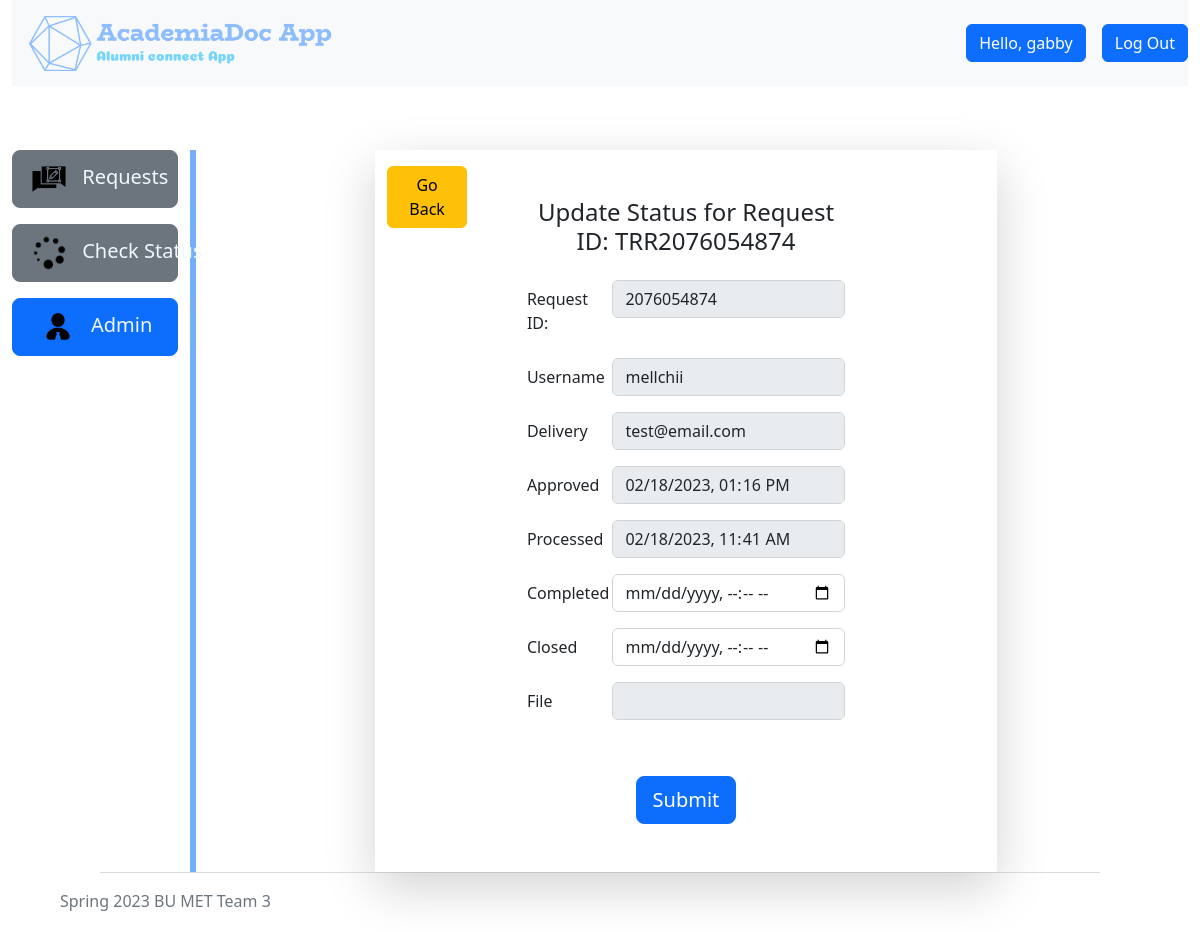
/update/4/ (signed in), run on the app's committed database.
### academiadocapp/models.py (models this page shows, shortened)
class User(AbstractUser):
    CATEGORY = [
        ('Alumni', 'Alumni'),
        ('Faculty', 'Faculty'),
    ]
    role = models.CharField(max_length=7, choices=CATEGORY, default='Alumni')
    student_id = models.IntegerField(default=0,blank=True)
    grad_year = models.IntegerField(default=1900,blank=True)
    def __str__(self):
        return self.username

class Requests(models.Model):
    def create_new_ref_no():
        not_unique = True
        while not_unique:
            unique_ref = random.randint(1000000000, 9999999999)
            if not Requests.objects.filter(reference=unique_ref):
                not_unique = False
        return str(unique_ref)
    STATUS = [
        ('SU', 'Submitted'),
        ('AP', 'Approved'),
        ('PR', 'Processed'),
        ('CO', 'Completed'),
        ('CL', 'Closed'),
    ]
    PURPOSE = [
        ('PE', 'Personal'),
        ('OF', 'Official'),
    ]
    creator = models.ForeignKey(settings.AUTH_USER_MODEL, on_delete=models.CASCADE)
    reference = models.CharField(max_length=10, blank=True, unique=True, default=create_new_ref_no)
    delivery_email = models.EmailField(max_length=254)
    purpose = models.CharField(max_length=2, choices=PURPOSE, default='OF',)
    agreement = models.BooleanField()
    status = models.CharField(max_length=2, choices=STATUS, default='SU', )
    date = models.DateTimeField(auto_now_add=True)
    approve_date = models.DateTimeField(blank=True, null=True)
    process_date = models.DateTimeField(blank=True, null=True)
    complete_date = models.DateTimeField(blank=True, null=True)
    close_date = models.DateTimeField(blank=True, null=True)
    pdf_file = models.FileField(upload_to='pdfs/', blank=True, null=True)
    class Meta:
        ordering = ['-date']

### academiadocapp/views.py (the view, shortened to what this page needs)
# urls.py: path('update/<request_id>/', views.update_status, name='update-status'),
@user_passes_test(lambda user: user.is_staff)
@login_required
def update_status(request, request_id):
    transcript_request = Requests.objects.get(pk=request_id)
    if transcript_request.pdf_file:
        file_name = transcript_request.pdf_file.name.split('/')[-1]
    else:
        file_name = ''
    context = {
        'request' : transcript_request,
        'file_name': file_name,
    }
    return render(request, "academiadocapp/update.html", context)

### academiadocapp/templates/academiadocapp/update.html (shortened to what this page needs)
{% extends "base.html" %} {% load static %} {% block content %}
<div class="row" style="margin-top: 4rem">
  <div class="col-2" style="border-right: 6px solid rgb(115, 176, 247)">
    <div class="d-flex flex-column">
      <div>
        <button
          class="btn btn-secondary btn-lg"
          style="width: -webkit-fill-available"
        >
          <div class="d-none d-lg-block">
            <a
              class="text-decoration-none hidden-sm"
              href="{% url 'transcript' %}"
              style="color: aliceblue; white-space: nowrap"
            >
              <img
                class="pe-2"
                src="{% static 'icons/request.png' %}"
                alt="request"
                height="40"
              />
              Requests
            </a>
          </div>
        </button>
      </div>
      <div style="padding-top: 1rem">
        <button
          class="btn btn-secondary btn-lg"
          style="width: -webkit-fill-available"
        >
          <div class="d-none d-lg-block">
            <a
              class="text-decoration-none hidden-sm"
              href="{% url 'status' %}"
              style="color: aliceblue; white-space: nowrap"
            >
              <img
                class="pe-2"
                src="{% static 'icons/status.png' %}"
                alt=""
                height="40"
              />
              Check Status
            </a>
          </div>
        </button>
      </div>
      <div style="padding-top: 1rem">
        <button
          class="btn btn-primary btn-lg"
          style="width: -webkit-fill-available"
        >
          <div class="d-none d-lg-block">
            <a
              class="text-decoration-none hidden-sm"
              href="{% url 'admin-page' %}"
              style="color: aliceblue; white-space: nowrap"
            >
              <img
                class="pe-2"
                src="{% static 'icons/admin.png' %}"
                alt=""
                height="40"
              />
              Admin
            </a>
          </div>
        </button>
      </div>
    </div>
  </div>
  <div class="col-10">
    <div class="container">
      <div class="container-fluid col-sm-12 col-md-12 col-lg-8">
        <div class="row no-gutters shadow-lg">
          <div class="col-2 bg-white">
            <a
              href="{% url 'admin-page' %}"
              type="button"
              class="btn btn-warning mt-3"
              >Go Back</a
            >
          </div>
          <div class="col-sm-12 col-md-12 col-lg-8 bg-white p-5">
            <h4 class="pb-3" style="text-align: center">
              Update Status for Request ID: TRR{{ request.reference }}
            </h4>
            <div class="form-style">
              <form action="" method="post">
                <div class="form-group row pb-3">
                  <label for="colFormLabel" class="col-sm-3 col-form-label"
                    >Request ID:</label
                  >
                  <div class="col-sm-9">
                    <input
                      type="text"
                      class="form-control"
                      id="colFormLabel"
                      value="{{ request.reference }}"
                      disabled
                    />
                  </div>
                </div>
                <div class="form-group row pb-3">
                  <label for="colFormLabel" class="col-sm-3 col-form-label"
                    >Username</label
                  >
                  <div class="col-sm-9">
                    <input
                      type="text"
                      class="form-control"
                      id="colFormLabel"
                      value="{{ request.creator }}"
                      disabled
                    />
                  </div>
                </div>
                <div class="form-group row pb-3">
                  <label for="colFormLabel" class="col-sm-3 col-form-label"
                    >Delivery</label
                  >
                  <div class="col-sm-9">
                    <input
                      type="text"
                      class="form-control"
                      id="colFormLabel"
                      value="{{ request.delivery_email }}"
                      disabled
                    />
                  </div>
                </div>
                <div class="form-group row pb-3">
                  <label for="colFormLabel" class="col-sm-3 col-form-label"
                    >Approved</label
                  >
                  <div class="col-sm-9">
                    {% if request.approve_date %}
                    <input
                      type="datetime-local"
                      class="form-control"
                      id="colFormLabel"
                      disabled
                      name="approve"
                      value="{{ request.approve_date|date:'Y-m-d\TH:i'  }}"
                    />
                    {% endif %}
                  </div>
                </div>
                <div class="form-group row pb-3">
                  <label for="colFormLabel" class="col-sm-3 col-form-label"
                    >Processed</label
                  >
                  <div class="col-sm-9">
                    {% if request.process_date %}
                    <input
                      type="datetime-local"
                      class="form-control"
                      id="colFormLabel"
                      name="process"
                      value="{{ request.process_date|date:'Y-m-d\TH:i'  }}"
                      disabled
                    />
                    {% endif %}
                  </div>
                </div>
                <div class="form-group row pb-3">
                  <label for="colFormLabel" class="col-sm-3 col-form-label"
                    >Completed</label
                  >
                  <div class="col-sm-9">
                    {% if request.complete_date %}
                    <input
                      type="datetime-local"
                      class="form-control"
                      id="colFormLabel"
                      name="complete"
                      value="{{ request.complete_date|date:'Y-m-d\TH:i'  }}"
                      disabled
                    />
                    {% else %}
                    <input
                      type="datetime-local"
                      class="form-control"
                      id="colFormLabel"
                      name="complete"
                      value="{{ request.complete_date|date:'Y-m-d\TH:i'  }}"
                    />
                    {% endif %}
                  </div>
                </div>
                <div class="form-group row pb-3">
                  <label for="colFormLabel" class="col-sm-3 col-form-label"
                    >Closed</label
                  >
                  <div class="col-sm-9">
                    {% if request.close_date %}
                    <input
                      type="datetime-local"
                      class="form-control"
                      id="colFormLabel"
                      name="close"
                      value="{{ request.close_date|date:'Y-m-d\TH:i'  }}"
                      disabled
                    />
                    {% else %}
                    <input
                      type="datetime-local"
                      class="form-control"
                      id="colFormLabel"
                      name="close"
                      value="{{ request.close_date|date:'Y-m-d\TH:i'  }}"
                    />
                    {% endif %}
                  </div>
                </div>
                <div class="form-group row pb-3">
                  <label for="colFormLabel" class="col-sm-3 col-form-label"
                    >File</label
                  >
                  <div class="col-sm-9">
                    {% if request.pdf_file %}
                    <input
                      type="text"
                      class="form-control"
                      id="colFormLabel"
                      name="filename"
                      value="{{ file_name }}"
                      disabled
                    />
                    {% else %}
                    <input
                      type="text"
                      class="form-control"
                      id="colFormLabel"
                      name="filename"
                      value=""
                      disabled
                    />
                    {% endif %}
                  </div>
                </div>
                <br />
                {% if not request.close_date %}
                <div class="text-center">
                  <button
                    type="submit"
                    class="btn btn-lg btn-primary btn-block mt-3"
                  >
                    Submit
                  </button>
                </div>
                {% endif %}
              </form>
            </div>
          </div>
          <div class="col-2 bg-white"></div>
        </div>
      </div>
    </div>
  </div>
</div>
{% endblock %}

### academiadocapp/templates/base.html (shortened to what this page needs)
{% load static %}
<!DOCTYPE html>
<html lang="en">
  <head>
    <link
      href="https://cdn.jsdelivr.net/npm/bootstrap@5.2.1/dist/css/bootstrap.min.css"
      rel="stylesheet"
    />
    <link href="{% static 'styles.css' %}" rel="stylesheet" />
  </head>
  <body style="min-width: 550px; min-height: 100vh; position: relative">
    <div style="padding-bottom: 60px">
      <div class="container-fluid">
        <div class="row">
          <div class="col">
            <div class="container-fluid">
              <div class="row">
                <nav class="navbar navbar-expand-lg bg-light">
                  <div class="col d-flex justify-content-start ps-3">
                    <a href="/"
                      ><img
                        height="55"
                        src="{% static 'assets/logobackground.png' %}"
                        alt="logo"
                    /></a>
                  </div>
                  {% csrf_token %} {% if user.is_authenticated %}
                  <div
                    class="collapse navbar-collapse"
                    id="navbarSupportedContent"
                    data-toggle="collapse"
                    data-target=".navbar-collapse"
                  >
                    <ul
                      class="navbar-nav mb-2 mb-lg-0"
                      style="margin-left: auto"
                    >
                      <li class="nav-item">
                        <a class="nav-link" href="#">
                          <a class="btn btn-primary mb-3 ms-3"
                            >Hello, {{ user.username}}</a
                          >
                        </a>
                      </li>
                      <li class="nav-item">
                        <a class="nav-link" href="">
                          <a
                            id="logout"
                            class="btn btn-primary mb-3 ms-3"
                            href="{% url 'logout'%}"
                            role="button"
                            >Log Out</a
                          >
                        </a>
                      </li>
                    </ul>
                  </div>
                  {% endif %}
                </nav>
              </div>
            </div>
          </div>
        </div>
        <div class="row">{% block content %} {% endblock %}</div>
      </div>
    </div>
    <footer
      class="mt-5"
      style="
        width: 100%;
        height: 60px;
        position: absolute;
        bottom: 0;
        display: flex;
        flex-wrap: wrap;
      "
    >
      <div class="container-fluid text-secondary">
        <div class="row justify-content-center">
          <hr class="col-10" />
        </div>
        <div class="row px-5">
          <div class="col-md-6 col-sm-12 d-flex justify-content-start">
            <p>Spring 2023 BU MET Team 3</p>
          </div>
        </div>
      </div>
    </footer>
  </body>
</html>

### static/styles.css (style rules this page uses)
body { background-color: rgb(255, 255, 255); }

### data on the page
User: username "gabby"
Requests: reference "2076054874", creator "mellchii", delivery_email "test@email.com", approve "02/18/2023 13:16", process "02/18/2023 11:41"
